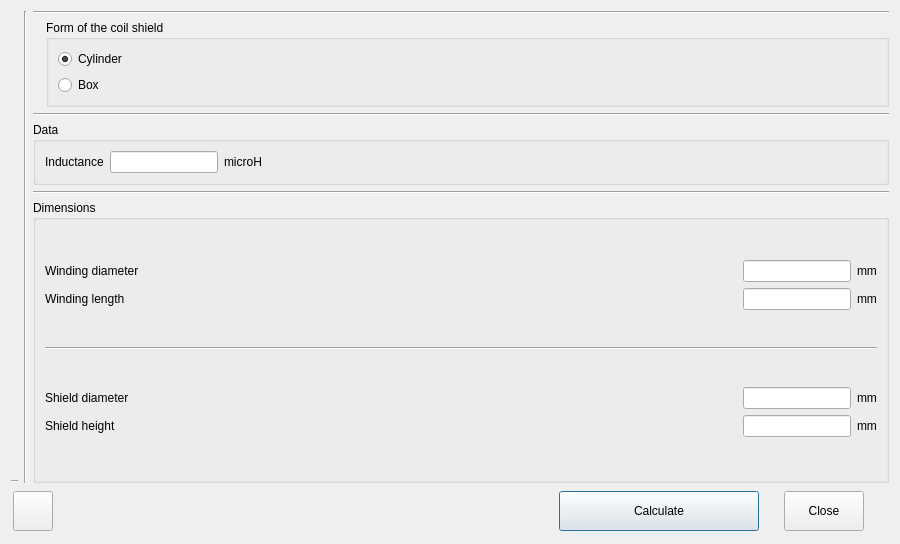
<?xml version="1.0" encoding="UTF-8"?>
<ui version="4.0">
 <class>Shield</class>
 <widget class="QDialog" name="Shield">
  <property name="windowModality">
   <enum>Qt::WindowModal</enum>
  </property>
  <property name="geometry">
   <rect>
    <x>0</x>
    <y>0</y>
    <width>900</width>
    <height>544</height>
   </rect>
  </property>
  <property name="sizePolicy">
   <sizepolicy hsizetype="Fixed" vsizetype="Fixed">
    <horstretch>0</horstretch>
    <verstretch>0</verstretch>
   </sizepolicy>
  </property>
  <property name="minimumSize">
   <size>
    <width>720</width>
    <height>450</height>
   </size>
  </property>
  <property name="maximumSize">
   <size>
    <width>900</width>
    <height>550</height>
   </size>
  </property>
  <property name="windowTitle">
   <string>Influence of the shield of a coil</string>
  </property>
  <property name="windowIcon">
   <iconset resource="res.qrc">
    <normaloff>:/menu_ico/res/ico1-shield.png</normaloff>:/menu_ico/res/ico1-shield.png</iconset>
  </property>
  <property name="locale">
   <locale language="English" country="UnitedStates"/>
  </property>
  <layout class="QVBoxLayout" name="verticalLayout">
   <item>
    <layout class="QHBoxLayout" name="horizontalLayout">
     <item>
      <layout class="QVBoxLayout" name="verticalLayout_5">
       <property name="sizeConstraint">
        <enum>QLayout::SetMinimumSize</enum>
       </property>
       <item>
        <widget class="QLabel" name="image">
         <property name="sizePolicy">
          <sizepolicy hsizetype="Fixed" vsizetype="Preferred">
           <horstretch>0</horstretch>
           <verstretch>0</verstretch>
          </sizepolicy>
         </property>
         <property name="text">
          <string notr="true"/>
         </property>
         <property name="pixmap">
          <pixmap resource="res.qrc">:/images/res/shield.png</pixmap>
         </property>
         <property name="alignment">
          <set>Qt::AlignCenter</set>
         </property>
        </widget>
       </item>
       <item>
        <widget class="Line" name="line_5">
         <property name="sizePolicy">
          <sizepolicy hsizetype="Minimum" vsizetype="Fixed">
           <horstretch>0</horstretch>
           <verstretch>0</verstretch>
          </sizepolicy>
         </property>
         <property name="orientation">
          <enum>Qt::Horizontal</enum>
         </property>
        </widget>
       </item>
      </layout>
     </item>
     <item>
      <widget class="Line" name="line_2">
       <property name="orientation">
        <enum>Qt::Vertical</enum>
       </property>
      </widget>
     </item>
     <item>
      <layout class="QVBoxLayout" name="verticalLayout_2">
       <item>
        <widget class="Line" name="line_4">
         <property name="orientation">
          <enum>Qt::Horizontal</enum>
         </property>
        </widget>
       </item>
       <item>
        <layout class="QHBoxLayout" name="horizontalLayout_3">
         <item>
          <widget class="QLabel" name="pict">
           <property name="sizePolicy">
            <sizepolicy hsizetype="Fixed" vsizetype="Fixed">
             <horstretch>0</horstretch>
             <verstretch>0</verstretch>
            </sizepolicy>
           </property>
           <property name="text">
            <string/>
           </property>
           <property name="pixmap">
            <pixmap resource="res.qrc">:/images/res/shield-round.png</pixmap>
           </property>
          </widget>
         </item>
         <item>
          <widget class="QGroupBox" name="groupBox_3">
           <property name="sizePolicy">
            <sizepolicy hsizetype="Preferred" vsizetype="Fixed">
             <horstretch>0</horstretch>
             <verstretch>0</verstretch>
            </sizepolicy>
           </property>
           <property name="title">
            <string>Form of the coil shield</string>
           </property>
           <layout class="QVBoxLayout" name="verticalLayout_6">
            <item>
             <widget class="QRadioButton" name="radioButton">
              <property name="focusPolicy">
               <enum>Qt::NoFocus</enum>
              </property>
              <property name="text">
               <string>Cylinder</string>
              </property>
              <property name="checked">
               <bool>true</bool>
              </property>
             </widget>
            </item>
            <item>
             <widget class="QRadioButton" name="radioButton_2">
              <property name="focusPolicy">
               <enum>Qt::NoFocus</enum>
              </property>
              <property name="text">
               <string>Box</string>
              </property>
              <property name="checked">
               <bool>false</bool>
              </property>
             </widget>
            </item>
           </layout>
          </widget>
         </item>
        </layout>
       </item>
       <item>
        <widget class="Line" name="line">
         <property name="orientation">
          <enum>Qt::Horizontal</enum>
         </property>
        </widget>
       </item>
       <item>
        <widget class="QGroupBox" name="groupBox">
         <property name="sizePolicy">
          <sizepolicy hsizetype="Preferred" vsizetype="Fixed">
           <horstretch>0</horstretch>
           <verstretch>0</verstretch>
          </sizepolicy>
         </property>
         <property name="title">
          <string>Data</string>
         </property>
         <layout class="QVBoxLayout" name="verticalLayout_3">
          <item>
           <layout class="QGridLayout" name="gridLayout">
            <item row="0" column="0">
             <widget class="QLabel" name="label_N">
              <property name="text">
               <string notr="true">Inductance</string>
              </property>
              <property name="wordWrap">
               <bool>true</bool>
              </property>
             </widget>
            </item>
            <item row="0" column="1">
             <widget class="QLineEdit" name="lineEdit_N">
              <property name="sizePolicy">
               <sizepolicy hsizetype="Fixed" vsizetype="Fixed">
                <horstretch>0</horstretch>
                <verstretch>0</verstretch>
               </sizepolicy>
              </property>
             </widget>
            </item>
            <item row="0" column="3">
             <spacer name="horizontalSpacer">
              <property name="orientation">
               <enum>Qt::Horizontal</enum>
              </property>
              <property name="sizeHint" stdset="0">
               <size>
                <width>40</width>
                <height>20</height>
               </size>
              </property>
             </spacer>
            </item>
            <item row="0" column="2">
             <widget class="QLabel" name="label_N_m">
              <property name="text">
               <string notr="true">microH</string>
              </property>
             </widget>
            </item>
           </layout>
          </item>
         </layout>
        </widget>
       </item>
       <item>
        <widget class="Line" name="line_3">
         <property name="orientation">
          <enum>Qt::Horizontal</enum>
         </property>
        </widget>
       </item>
       <item>
        <widget class="QGroupBox" name="groupBox_2">
         <property name="sizePolicy">
          <sizepolicy hsizetype="Expanding" vsizetype="Preferred">
           <horstretch>0</horstretch>
           <verstretch>0</verstretch>
          </sizepolicy>
         </property>
         <property name="title">
          <string>Dimensions</string>
         </property>
         <layout class="QVBoxLayout" name="verticalLayout_4">
          <item>
           <layout class="QGridLayout" name="gridLayout_2">
            <item row="0" column="1">
             <widget class="QLineEdit" name="lineEdit_1">
              <property name="sizePolicy">
               <sizepolicy hsizetype="Fixed" vsizetype="Fixed">
                <horstretch>0</horstretch>
                <verstretch>0</verstretch>
               </sizepolicy>
              </property>
             </widget>
            </item>
            <item row="1" column="2">
             <widget class="QLabel" name="label_02">
              <property name="sizePolicy">
               <sizepolicy hsizetype="Fixed" vsizetype="Preferred">
                <horstretch>0</horstretch>
                <verstretch>0</verstretch>
               </sizepolicy>
              </property>
              <property name="text">
               <string notr="true">mm</string>
              </property>
             </widget>
            </item>
            <item row="1" column="0">
             <widget class="QLabel" name="label_2">
              <property name="text">
               <string notr="true">Winding length</string>
              </property>
              <property name="wordWrap">
               <bool>true</bool>
              </property>
             </widget>
            </item>
            <item row="0" column="0">
             <widget class="QLabel" name="label_1">
              <property name="text">
               <string notr="true">Winding diameter</string>
              </property>
              <property name="wordWrap">
               <bool>true</bool>
              </property>
             </widget>
            </item>
            <item row="1" column="1">
             <widget class="QLineEdit" name="lineEdit_2">
              <property name="sizePolicy">
               <sizepolicy hsizetype="Fixed" vsizetype="Fixed">
                <horstretch>0</horstretch>
                <verstretch>0</verstretch>
               </sizepolicy>
              </property>
             </widget>
            </item>
            <item row="0" column="2">
             <widget class="QLabel" name="label_01">
              <property name="sizePolicy">
               <sizepolicy hsizetype="Fixed" vsizetype="Preferred">
                <horstretch>0</horstretch>
                <verstretch>0</verstretch>
               </sizepolicy>
              </property>
              <property name="text">
               <string notr="true">mm</string>
              </property>
             </widget>
            </item>
           </layout>
          </item>
          <item>
           <widget class="Line" name="line_6">
            <property name="orientation">
             <enum>Qt::Horizontal</enum>
            </property>
           </widget>
          </item>
          <item>
           <layout class="QGridLayout" name="gridLayout_3">
            <item row="0" column="1">
             <widget class="QLineEdit" name="lineEdit_3">
              <property name="sizePolicy">
               <sizepolicy hsizetype="Fixed" vsizetype="Fixed">
                <horstretch>0</horstretch>
                <verstretch>0</verstretch>
               </sizepolicy>
              </property>
             </widget>
            </item>
            <item row="1" column="2">
             <widget class="QLabel" name="label_04">
              <property name="sizePolicy">
               <sizepolicy hsizetype="Fixed" vsizetype="Preferred">
                <horstretch>0</horstretch>
                <verstretch>0</verstretch>
               </sizepolicy>
              </property>
              <property name="text">
               <string notr="true">mm</string>
              </property>
             </widget>
            </item>
            <item row="1" column="0">
             <widget class="QLabel" name="label_4">
              <property name="text">
               <string notr="true">Shield height</string>
              </property>
              <property name="wordWrap">
               <bool>true</bool>
              </property>
             </widget>
            </item>
            <item row="0" column="0">
             <widget class="QLabel" name="label_3">
              <property name="text">
               <string notr="true">Shield diameter</string>
              </property>
              <property name="wordWrap">
               <bool>true</bool>
              </property>
             </widget>
            </item>
            <item row="1" column="1">
             <widget class="QLineEdit" name="lineEdit_4">
              <property name="sizePolicy">
               <sizepolicy hsizetype="Fixed" vsizetype="Fixed">
                <horstretch>0</horstretch>
                <verstretch>0</verstretch>
               </sizepolicy>
              </property>
             </widget>
            </item>
            <item row="0" column="2">
             <widget class="QLabel" name="label_03">
              <property name="sizePolicy">
               <sizepolicy hsizetype="Fixed" vsizetype="Preferred">
                <horstretch>0</horstretch>
                <verstretch>0</verstretch>
               </sizepolicy>
              </property>
              <property name="text">
               <string notr="true">mm</string>
              </property>
             </widget>
            </item>
           </layout>
          </item>
         </layout>
        </widget>
       </item>
      </layout>
     </item>
    </layout>
   </item>
   <item>
    <layout class="QHBoxLayout" name="horizontalLayout_2">
     <property name="spacing">
      <number>25</number>
     </property>
     <property name="leftMargin">
      <number>2</number>
     </property>
     <property name="topMargin">
      <number>2</number>
     </property>
     <property name="rightMargin">
      <number>25</number>
     </property>
     <property name="bottomMargin">
      <number>2</number>
     </property>
     <item>
      <widget class="QPushButton" name="pushButton_3">
       <property name="minimumSize">
        <size>
         <width>40</width>
         <height>40</height>
        </size>
       </property>
       <property name="maximumSize">
        <size>
         <width>40</width>
         <height>40</height>
        </size>
       </property>
       <property name="focusPolicy">
        <enum>Qt::NoFocus</enum>
       </property>
       <property name="toolTip">
        <string>Context help</string>
       </property>
       <property name="text">
        <string/>
       </property>
       <property name="icon">
        <iconset resource="res.qrc">
         <normaloff>:/menu_ico/res/ico2-help.png</normaloff>:/menu_ico/res/ico2-help.png</iconset>
       </property>
       <property name="shortcut">
        <string notr="true">F1</string>
       </property>
       <property name="autoDefault">
        <bool>false</bool>
       </property>
      </widget>
     </item>
     <item>
      <spacer name="horizontalSpacer_2">
       <property name="orientation">
        <enum>Qt::Horizontal</enum>
       </property>
       <property name="sizeHint" stdset="0">
        <size>
         <width>40</width>
         <height>20</height>
        </size>
       </property>
      </spacer>
     </item>
     <item>
      <widget class="QPushButton" name="pushButton">
       <property name="minimumSize">
        <size>
         <width>200</width>
         <height>40</height>
        </size>
       </property>
       <property name="focusPolicy">
        <enum>Qt::NoFocus</enum>
       </property>
       <property name="toolTip">
        <string notr="true">Enter</string>
       </property>
       <property name="text">
        <string>Calculate</string>
       </property>
       <property name="icon">
        <iconset resource="res.qrc">
         <normaloff>:/menu_ico/res/ico2-enter-key.png</normaloff>:/menu_ico/res/ico2-enter-key.png</iconset>
       </property>
       <property name="shortcut">
        <string notr="true">Enter</string>
       </property>
       <property name="autoDefault">
        <bool>false</bool>
       </property>
       <property name="default">
        <bool>true</bool>
       </property>
      </widget>
     </item>
     <item>
      <widget class="QPushButton" name="pushButton_2">
       <property name="minimumSize">
        <size>
         <width>0</width>
         <height>40</height>
        </size>
       </property>
       <property name="focusPolicy">
        <enum>Qt::NoFocus</enum>
       </property>
       <property name="toolTip">
        <string notr="true">Esc</string>
       </property>
       <property name="text">
        <string>Close</string>
       </property>
       <property name="icon">
        <iconset resource="res.qrc">
         <normaloff>:/menu_ico/res/ico2-unavailable.png</normaloff>:/menu_ico/res/ico2-unavailable.png</iconset>
       </property>
       <property name="shortcut">
        <string notr="true">Esc</string>
       </property>
       <property name="autoDefault">
        <bool>false</bool>
       </property>
      </widget>
     </item>
    </layout>
   </item>
  </layout>
 </widget>
 <tabstops>
  <tabstop>radioButton</tabstop>
  <tabstop>radioButton_2</tabstop>
  <tabstop>lineEdit_N</tabstop>
  <tabstop>lineEdit_1</tabstop>
  <tabstop>lineEdit_2</tabstop>
  <tabstop>lineEdit_3</tabstop>
  <tabstop>lineEdit_4</tabstop>
  <tabstop>pushButton</tabstop>
  <tabstop>pushButton_2</tabstop>
  <tabstop>pushButton_3</tabstop>
 </tabstops>
 <resources>
  <include location="res.qrc"/>
 </resources>
 <connections/>
</ui>
